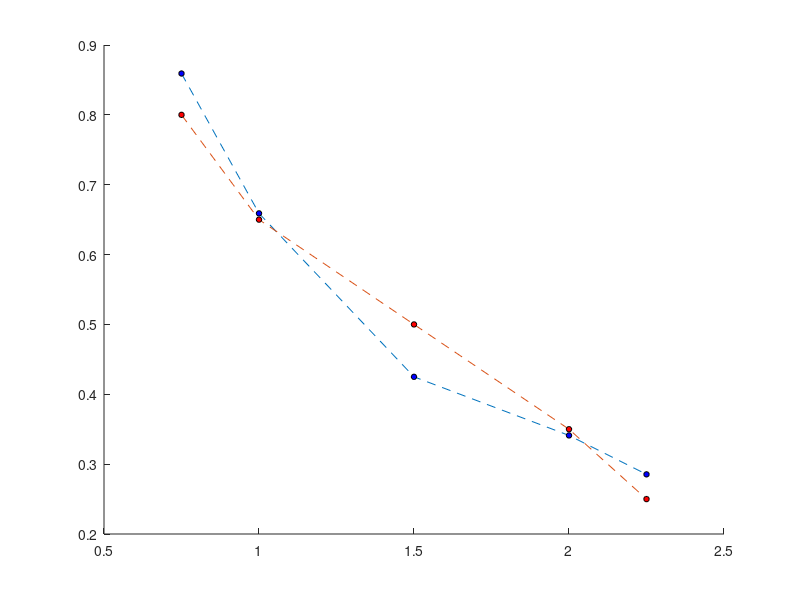

Write the MATLAB code that produced this figure. (Note: this script raises an error after producing the figure.)
function createfiguresHaptic()
%CREATEFIGURE(X1, YMatrix1)
%  X1:  vector of plot x data
%  YMATRIX1:  matrix of plot y data

%  Auto-generated by MATLAB on 08-Apr-2022 11:27:04

close all;

tSim = [0.8592,0.6590,0.4250,0.3411,0.2854];

magForce = [0.75,1,1.5,2,2.25];
tExp = [0.8,0.65,0.5,0.35,0.25];
vExp = 0.0001./tExp;
vSim = 0.0001./tSim;

magForceTSim = magForce(length(magForce) - length(tSim) + 1:length(magForce));
% Create figure
figure1 = figure;

% Create axes
axes1 = axes('Parent',figure1);
hold(axes1,'on');

% Create multiple line objects using matrix input to plot
plot1 = plot(magForceTSim,tSim,'o--','MarkerSize',4,'MarkerEdgeColor','black','MarkerFaceColor','blue');
plot2 = plot(magForce,tExp,'o--','MarkerSize',4,'MarkerEdgeColor','black','MarkerFaceColor','red');
plot1.Color = 'blue';
plot2.Color = 'red';
set(plot1,'DisplayName','Simulation');
set(plot2,'DisplayName','Real world Experimental Data');

% Create ylabel
ylabel('Time(s)');
ylim([0,max([max(tSim),max(tExp)]).*1.1]);
xlim([0,2.4]);

% Create xlabel
xlabel('Magnetic Gradient (MA/m^2)');

% Create title
title('Time taken to travel 1mm for differeing magnetic gradients');

box(axes1,'on');
grid(axes1,'on');
hold(axes1,'off');
% Create legend
legend(axes1,'show','Location','northeast');


%Now Velocity
if(length(vSim) > 1)
    % Create figure
    figure2 = figure;
    % Create axes
    axes2 = axes('Parent',figure2);
    hold(axes2,'on');
    grid(axes2,'on');
    
    % Create multiple line objects using matrix input to plot
    plot3 = plot(magForceTSim,vSim,'o--','MarkerSize',4,'MarkerEdgeColor','black','MarkerFaceColor','blue');
    plot4 = plot(magForce,vExp,'o--','MarkerSize',4,'MarkerEdgeColor','black','MarkerFaceColor','red');
    plot3.Color = 'blue';
    plot4.Color = 'red';
    set(plot3,'DisplayName','Simulation');
    set(plot4,'DisplayName','Real world Experimental Data');
    
    % Create ylabel
    ylabel('Velocity (m/s)');
    ylim([0,max([max(vSim),max(vExp)]).*1.1]);
    xlim([0,2.4]);
    
    % Create xlabel
    xlabel('Magnetic Gradient (MA/m^2)');
    
    % Create title
    title('Velocity recorded at 1mm for differing magnetic gradients');
    
    box(axes2,'on');
    hold(axes2,'off');
    % Create legend
    legend(axes2,'Location','northwest');
end
